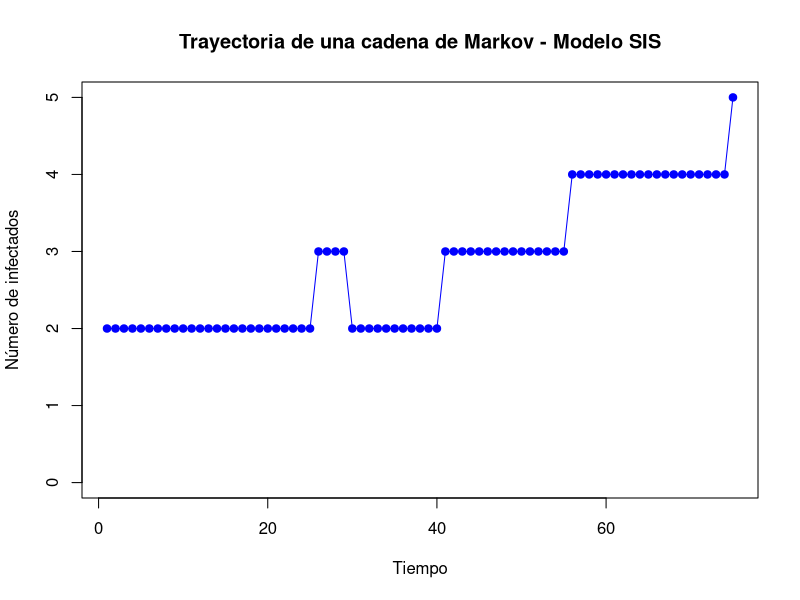

Here is the R script that generated this plot:
# Modelo SIS

#parámetros

#tasa de infección
beta=0.3
#tasa de recuperación 
gamma=0.15
#Tamaño de la población
N=5
#Discretización
Delta=0.1


MT_SIS=function(beta,gamma,N,Delta)
{
  MT=matrix(0,nrow=(N+1),ncol=(N+1))
  MT[1,1]=1
  MT[(N+1),(N+1)]=1
  for(i in 2:N)
  {
    #número de infectados
    j=i-1
    MT[i,i+1]=Delta*beta*j*(N-j)/N
    MT[i,i-1]=Delta*gamma*j
    MT[i,i]=1-Delta*beta*j*(N-j)/N- Delta*gamma*j
  }
  return(MT)
}

# Crear la matriz de transición
SIS=MT_SIS(beta,gamma,N,Delta)
SIS

trayMC_modif_infect = function(pi,MT)
{
  tray = NULL       # guardaremos la trayectoria generada en este variable (estara vacio al inicio)
  N = length(pi)    # N sera el tamano sera E
  E = 1:N             # generamos el conjunto de estados
  
  #paso 1: escojemos una X_0 en base a E por su distribucion inical y lo guardamos en "tray"
  tray = sample(E,1,prob = pi)
  
  #paso 2: comenzamos con la iteracion con 1 y con el while sigue la iteracion hasta que sean iguales
  i=1
  while(tray[i]!= 1 && tray[i] != N)
  {
    #paso 3: escogemos un X_i en base a E y la distribucion estara en la matriz de transicion
    tray = c(tray,sample(E,1,prob = MT[tail(tray,1),]))
    
    #paso 4: para que itere a la siguiente caso lo hacemos con lo siguiente:
    i=i+1
  }
  return(tray)
}

# distribución inicial: empezamos con 2 infectados
pi = rep(0, N+1)
pi[3] = 1

tray = trayMC_modif_infect(pi, SIS)
tray

plot(tray - 1, main = "Trayectoria de una cadena de Markov - Modelo SIS",
     xlab = "Tiempo", ylab = "Número de infectados",
     ylim = c(0, N), type = "o", pch=19, col="blue")

#=============================================================================================#

#============================= Simulacion de Trayectorias ==============================#

# Parametros:

# pi: Necesitamos una distribucion inicial
# MT: Matriz de transicion
# n_sim: Número de simulaciones en trayectorias
# n_pas: Número de pasos para todas las trayectorias

#Nota: suponemos que la matriz que vamos a considerar ya es irreducible y aperiodica

# Pasamos al algoritmo:
Aproxi = function(pi,MT,n_sim)
{
  final_states = numeric(n_sim)       # Vector para guardar el estado final de cada trayectoria
  
  for (i in 1:n_sim)        
  {
    trayectory = trayMC_modif_infect(pi, MT)   # Simulamos las trayectorias y guardamos el ultimo evento
    final_states[i] = tail(trayectory, 1)
  }
  
  # Estimar distribución empírica
  approx_pi = table(factor(final_states, levels = c(1, 6))) / n_sim
  return(approx_pi)
}

Aproxi(pi,SIS,1000)
